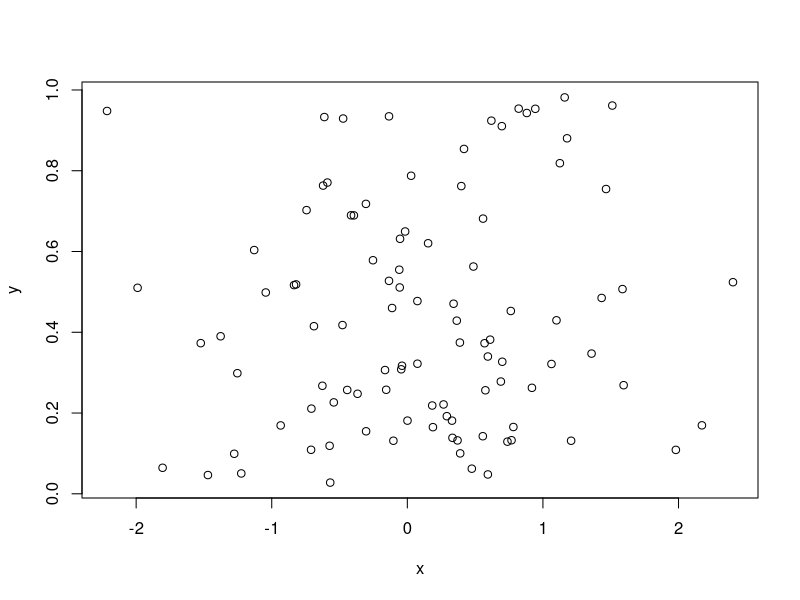

R code for this plot:
## ---- chunk 1
set.seed(1)
x <- rnorm(100)
y <- runif(100)
plot(x, y)
